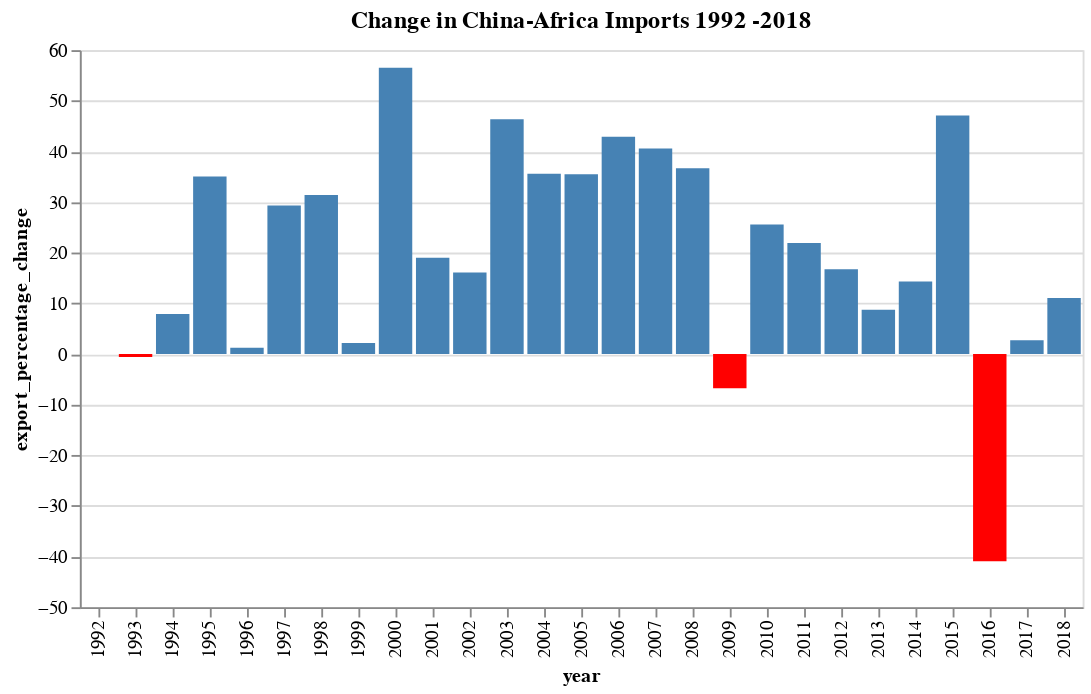

Write notebook code for a chart like this one.
### Code cell
df2 = pd.DataFrame({
    'year': x_imp_year,
    'export_percentage_change': round(y_imp_percent, 2)
})

alt.Chart(df).mark_bar().encode(
    x='year:O',
    y='export_percentage_change:Q',
    tooltip = [alt.Tooltip('year:O'),
               alt.Tooltip('export_percentage_change:Q')
              ],
    color=alt.condition(
        alt.datum.export_percentage_change < 0,  # If the year is 1810 this test returns True,
        alt.value('red'),     # which sets the bar red.
        alt.value('steelblue')   # And if it's not true it sets the bar steelblue.
        )
).interactive().properties( #adds a title 
    title='Change in China-Africa Imports 1992 -2018'
    )

### Figure 1 — Vega-Lite specification as saved in the notebook (floating-point values rounded to 4 significant figures)
{"config": {"view": {"continuousWidth": 400, "continuousHeight": 300}}, "data": {"name": "data-adf48a4c5124b8595e82ba5ec8dbb7c4"}, "mark": "bar", "encoding": {"color": {"condition": {"value": "red", "test": "(datum.export_percentage_change < 0)"}, "value": "steelblue"}, "tooltip": [{"type": "ordinal", "field": "year"}, {"type": "quantitative", "field": "export_percentage_change"}], "x": {"type": "ordinal", "field": "year"}, "y": {"type": "quantitative", "field": "export_percentage_change"}}, "selection": {"selector003": {"type": "interval", "bind": "scales", "encodings": ["x", "y"]}}, "title": "Change in China-Africa Imports 1992 -2018", "$schema": "https://vega.github.io/schema/vega-lite/v4.8.1.json", "datasets": {"data-adf48a4c5124b8595e82ba5ec8dbb7c4": [{"year": 1992, "export_percentage_change": 0.0}, {"year": 1993, "export_percentage_change": -0.61}, {"year": 1994, "export_percentage_change": 7.88}, {"year": 1995, "export_percentage_change": 35.04}, {"year": 1996, "export_percentage_change": 1.22}, {"year": 1997, "export_percentage_change": 29.3}, {"year": 1998, "export_percentage_change": 31.38}, {"year": 1999, "export_percentage_change": 2.18}, {"year": 2000, "export_percentage_change": 56.5}, {"year": 2001, "export_percentage_change": 19.03}, {"year": 2002, "export_percentage_change": 16.08}, {"year": 2003, "export_percentage_change": 46.35}, {"year": 2004, "export_percentage_change": 35.61}, {"year": 2005, "export_percentage_change": 35.49}, {"year": 2006, "export_percentage_change": 42.9}, {"year": 2007, "export_percentage_change": 40.59}, {"year": 2008, "export_percentage_change": 36.7}, {"year": 2009, "export_percentage_change": -6.76}, {"year": 2010, "export_percentage_change": 25.55}, {"year": 2011, "export_percentage_change": 21.92}, {"year": 2012, "export_percentage_change": 16.75}, {"year": 2013, "export_percentage_change": 8.74}, {"year": 2014, "export_percentage_change": 14.33}, {"year": 2015, "export_percentage_change": 47.11}, {"year": 2016, "export_percentage_change": -40.92}, {"year": 2017, "export_percentage_change": 2.73}, {"year": 2018, "export_percentage_change": 11.06}]}}
